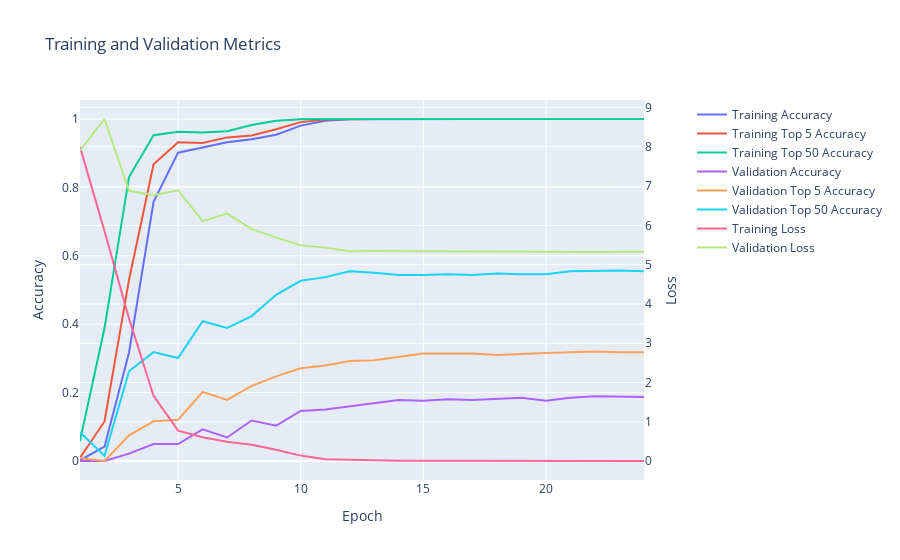

Notebook code cell kept with this figure:
### Code cell
arcface_similarity_model.display_training_history()

### Figure 1 — Plotly figure (JSON) as saved in the notebook; plotly's stock layout.template omitted (floating-point values rounded to 4 significant figures)
{"data": [{"mode": "lines", "name": "Training Accuracy", "type": "scatter", "x": [1, 2, 3, 4, 5, 6, 7, 8, 9, 10, 11, 12, 13, 14, 15, 16, 17, 18, 19, 20, 21, 22, 23, 24], "xaxis": "x", "y": [0.002151, 0.04194, 0.3172, 0.7581, 0.9016, 0.9161, 0.9317, 0.9409, 0.9538, 0.9806, 0.9952, 0.9995, 1.0, 1.0, 1.0, 1.0, 1.0, 1.0, 1.0, 1.0, 1.0, 1.0, 1.0, 1.0, 1.0], "yaxis": "y"}, {"mode": "lines", "name": "Training Top 5 Accuracy", "type": "scatter", "x": [1, 2, 3, 4, 5, 6, 7, 8, 9, 10, 11, 12, 13, 14, 15, 16, 17, 18, 19, 20, 21, 22, 23, 24], "xaxis": "x", "y": [0.009677, 0.1156, 0.5301, 0.8677, 0.9323, 0.9301, 0.9462, 0.9516, 0.9699, 0.9909, 0.9984, 1.0, 1.0, 1.0, 1.0, 1.0, 1.0, 1.0, 1.0, 1.0, 1.0, 1.0, 1.0, 1.0, 1.0], "yaxis": "y"}, {"mode": "lines", "name": "Training Top 50 Accuracy", "type": "scatter", "x": [1, 2, 3, 4, 5, 6, 7, 8, 9, 10, 11, 12, 13, 14, 15, 16, 17, 18, 19, 20, 21, 22, 23, 24], "xaxis": "x", "y": [0.0586, 0.3887, 0.8301, 0.9527, 0.9629, 0.9602, 0.964, 0.9823, 0.9952, 0.9995, 1.0, 1.0, 1.0, 1.0, 1.0, 1.0, 1.0, 1.0, 1.0, 1.0, 1.0, 1.0, 1.0, 1.0, 1.0], "yaxis": "y"}, {"mode": "lines", "name": "Validation Accuracy", "type": "scatter", "x": [1, 2, 3, 4, 5, 6, 7, 8, 9, 10, 11, 12, 13, 14, 15, 16, 17, 18, 19, 20, 21, 22, 23, 24], "xaxis": "x", "y": [0.0, 0.0, 0.02151, 0.04946, 0.04946, 0.09247, 0.06882, 0.1183, 0.1032, 0.1462, 0.1505, 0.1591, 0.1677, 0.1785, 0.1763, 0.1806, 0.1785, 0.1828, 0.1849, 0.1763, 0.1849, 0.1892, 0.1871, 0.1871, 0.1892], "yaxis": "y"}, {"mode": "lines", "name": "Validation Top 5 Accuracy", "type": "scatter", "x": [1, 2, 3, 4, 5, 6, 7, 8, 9, 10, 11, 12, 13, 14, 15, 16, 17, 18, 19, 20, 21, 22, 23, 24], "xaxis": "x", "y": [0.008602, 0.0, 0.07527, 0.1161, 0.1204, 0.2022, 0.1785, 0.2194, 0.2473, 0.271, 0.2796, 0.2925, 0.2946, 0.3032, 0.314, 0.314, 0.314, 0.3097, 0.314, 0.3161, 0.3183, 0.3204, 0.3183, 0.3183, 0.314], "yaxis": "y"}, {"mode": "lines", "name": "Validation Top 50 Accuracy", "type": "scatter", "x": [1, 2, 3, 4, 5, 6, 7, 8, 9, 10, 11, 12, 13, 14, 15, 16, 17, 18, 19, 20, 21, 22, 23, 24], "xaxis": "x", "y": [0.08387, 0.01505, 0.2624, 0.3183, 0.3011, 0.4086, 0.3892, 0.4237, 0.486, 0.5269, 0.5376, 0.5548, 0.5505, 0.5441, 0.5441, 0.5462, 0.5441, 0.5484, 0.5462, 0.5462, 0.5548, 0.557, 0.557, 0.5548, 0.5548], "yaxis": "y"}, {"mode": "lines", "name": "Training Loss", "type": "scatter", "x": [1, 2, 3, 4, 5, 6, 7, 8, 9, 10, 11, 12, 13, 14, 15, 16, 17, 18, 19, 20, 21, 22, 23, 24], "xaxis": "x", "y": [8.0, 5.854, 3.628, 1.664, 0.7756, 0.6064, 0.4934, 0.4158, 0.2903, 0.1408, 0.04557, 0.02827, 0.01342, 0.01074, 0.008693, 0.007479, 0.007397, 0.00646, 0.005429, 0.004972, 0.004644, 0.004291, 0.004078, 0.003638, 0.003428], "yaxis": "y2"}, {"mode": "lines", "name": "Validation Loss", "type": "scatter", "x": [1, 2, 3, 4, 5, 6, 7, 8, 9, 10, 11, 12, 13, 14, 15, 16, 17, 18, 19, 20, 21, 22, 23, 24], "xaxis": "x", "y": [7.903, 8.707, 6.88, 6.767, 6.894, 6.106, 6.299, 5.904, 5.692, 5.491, 5.434, 5.343, 5.345, 5.339, 5.339, 5.337, 5.336, 5.334, 5.328, 5.325, 5.323, 5.326, 5.328, 5.328, 5.322], "yaxis": "y2"}], "layout": {"title": {"text": "Training and Validation Metrics"}, "xaxis": {"anchor": "y", "domain": [0.0, 0.94], "title": {"text": "Epoch"}}, "yaxis": {"anchor": "x", "domain": [0.0, 1.0], "title": {"text": "Accuracy"}}, "yaxis2": {"anchor": "x", "overlaying": "y", "side": "right", "title": {"text": "Loss"}}}}
